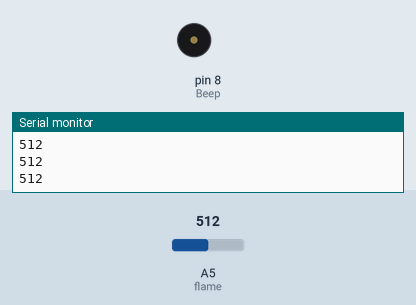
Simulated run of this sketch. Board: Arduino Uno, built with avr-gcc and run on an emulated ATmega328P. Parts: buzzer (waves = sounding, pin HIGH), the last lines printed to the serial monitor. Inputs (shaded band) come from the test bench; at power-on: A5 (flame) = 512.

Above: at 1.2 s.
1.3 s: A5 (flame) set to 583
2.8 s: A5 (flame) set to 614
At 4.0 s:
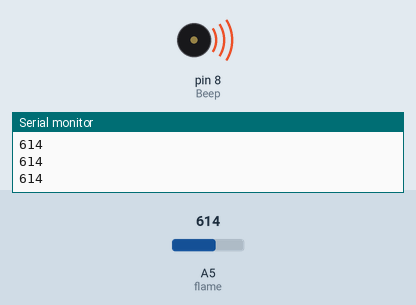
4.3 s: A5 (flame) set to 590
At 5.3 s:
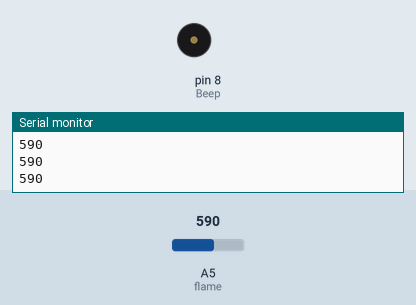
5.8 s: A5 (flame) set to 610
At 6.5 s:
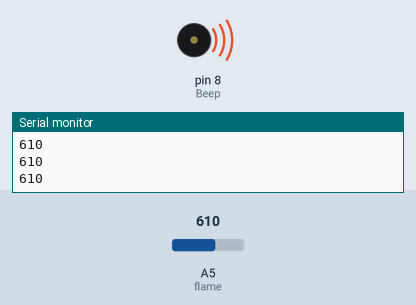
Timing chart, 0 to 8.3 s (numbered marks = the images above; inputs shaded):
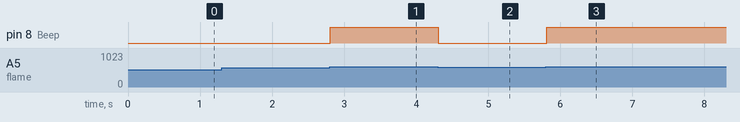

The sketch:

huo.pde
```cpp
int flame=A5;//定义火焰接口为模拟0 接口
int Beep=8;//定义蜂鸣器接口为数字7 接口
int val=0;//定义数字变量
void setup()
{
 pinMode(Beep,OUTPUT);//定义LED 为输出接口
 pinMode(flame,INPUT);//定义蜂鸣器为输入接口
 Serial.begin(9600);//设定波特率为9600
}


void loop()
{
val=analogRead(flame);//读取火焰传感器的模拟值
Serial.println(val);//输出模拟值，并将其打印出来

 if(val>=600)//当模拟值大于600 时蜂鸣器鸣响
 { digitalWrite(Beep,HIGH);}
 else
 { digitalWrite(Beep,LOW); }
 }
```

Measured:
- the behaviour switches between 599 and 600 on A5 (flame) (found by bisection; images 0 and 1)
- after the input at 2.8 s, pin 8 (Beep): LOW → HIGH at once
- after the input at 4.3 s, pin 8 (Beep): HIGH → LOW at once
- after the input at 5.8 s, pin 8 (Beep): LOW → HIGH at once
